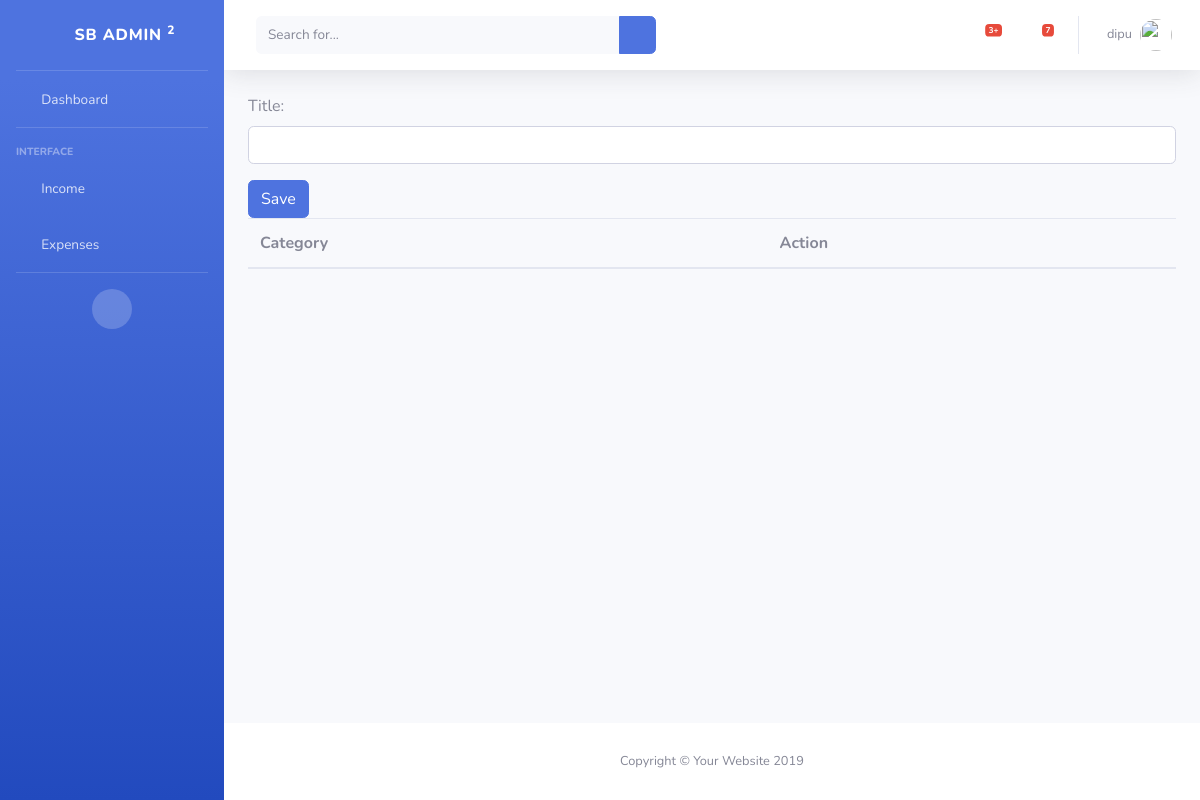
Before: /expenses/category/ (signed in) with the older database file.
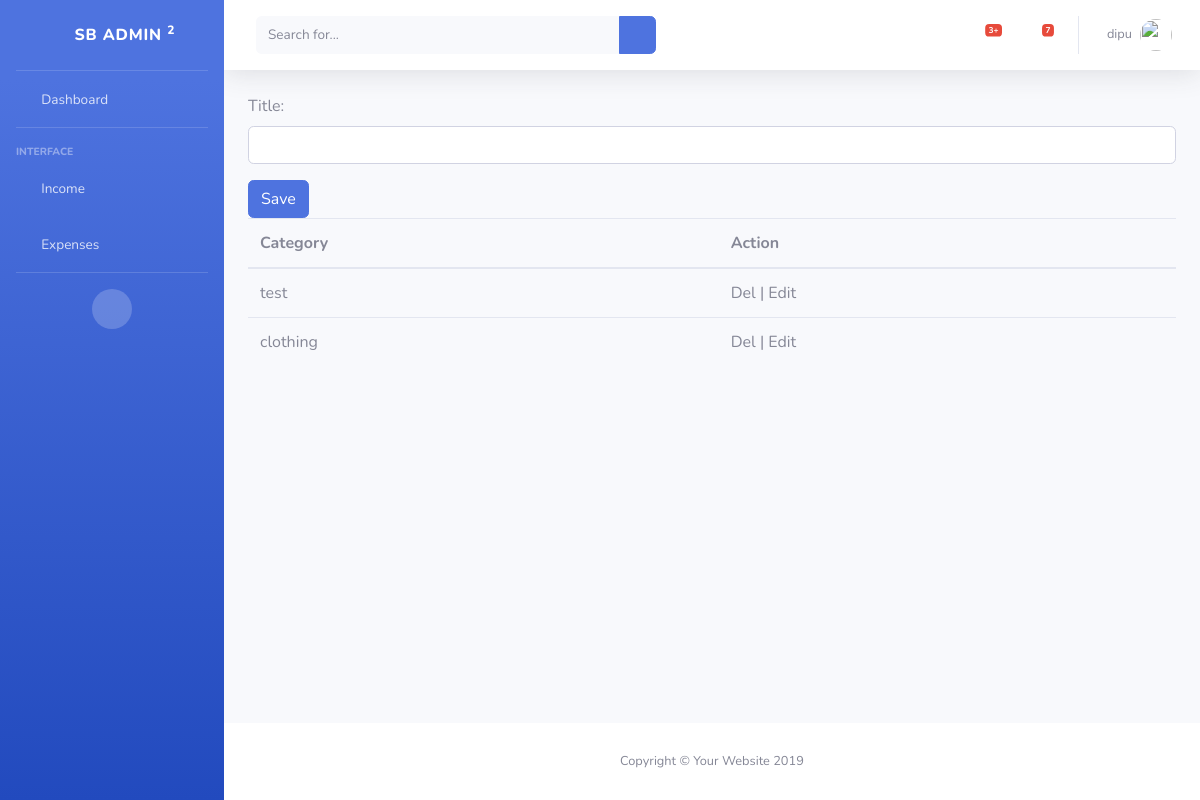
After: the same page with the newer database file.
### expenses/models.py (models this page shows, shortened)
class ExpensesCategory(Category):
    objects = ExpensesCategoryManager()
    class Meta:
        db_table = 'expensescategory'

### expenses/views.py (the view, shortened to what this page needs)
# urls.py: path('category/',ExpenesCategoryView.as_view(),name='expenses_category'),
class ExpenesCategoryView(View):
    template_name = 'expenses_category.html'
    def get(self,request):
        context = {
            'form':ExpensesCategoryForm(),
            'category': ExpensesCategory.objects.filter(user_id=request.user.id)
        }
        return render(request,self.template_name,context)

### expenses/forms.py
class ExpensesCategoryForm(forms.ModelForm):
    title = forms.CharField(widget=forms.TextInput(attrs={'class': 'form-control'}))
    class Meta:
        model = ExpensesCategory
        fields =['title',]

### templates/expenses_category.html (shortened to what this page needs)
{% extends 'master/master.html' %}
 {% block 'sidebar' %}
  {% include 'component/sidebar.html' %}
 {% endblock %}
 {% block 'navbar' %}
  {% include 'component/nav.html' %}
 {% endblock %}
 {% block 'footer' %}
{% include 'component/footer.html' %}
 {% endblock %}
{% block 'body' %}
 <form method="post">
      {{form.as_p}}
      <button type="submit" class="btn btn-primary">Save</button>
  </form>
<table class="table">
    <thead>
     <th>Category</th>
    <th>Action</th>
    </thead>
    {% for c in category %}
        <tr>
            <td>{{c.title}}</td>
            <td>Del | Edit </td>
        </tr>
     {% endfor %}
</table>
{% endblock %}

Changed rows visible on the page:
added ExpensesCategory: title "test"
added ExpensesCategory: title "clothing"
